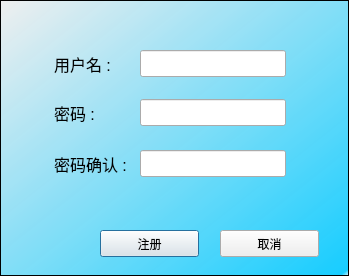
<?xml version="1.0" encoding="UTF-8"?>
<ui version="4.0">
 <class>RegisterDialog</class>
 <widget class="QDialog" name="RegisterDialog">
  <property name="geometry">
   <rect>
    <x>0</x>
    <y>0</y>
    <width>349</width>
    <height>276</height>
   </rect>
  </property>
  <property name="windowTitle">
   <string>Dialog</string>
  </property>
  <widget class="QPushButton" name="registerButton">
   <property name="geometry">
    <rect>
     <x>100</x>
     <y>230</y>
     <width>99</width>
     <height>27</height>
    </rect>
   </property>
   <property name="styleSheet">
    <string notr="true">border-image: url(:/pixmap/image/button.png);</string>
   </property>
   <property name="text">
    <string>注册</string>
   </property>
  </widget>
  <widget class="QPushButton" name="closeButton">
   <property name="geometry">
    <rect>
     <x>220</x>
     <y>230</y>
     <width>99</width>
     <height>27</height>
    </rect>
   </property>
   <property name="styleSheet">
    <string notr="true">border-image: url(:/pixmap/image/button.png);</string>
   </property>
   <property name="text">
    <string>取消</string>
   </property>
  </widget>
  <widget class="QLabel" name="pwconfirmlabel">
   <property name="geometry">
    <rect>
     <x>54</x>
     <y>150</y>
     <width>81</width>
     <height>27</height>
    </rect>
   </property>
   <property name="font">
    <font>
     <pointsize>12</pointsize>
    </font>
   </property>
   <property name="text">
    <string>密码确认 :</string>
   </property>
  </widget>
  <widget class="QLineEdit" name="pwConfirmlineEdit">
   <property name="geometry">
    <rect>
     <x>140</x>
     <y>150</y>
     <width>146</width>
     <height>27</height>
    </rect>
   </property>
   <property name="font">
    <font>
     <pointsize>12</pointsize>
    </font>
   </property>
  </widget>
  <widget class="QLineEdit" name="passwordlineEdit">
   <property name="geometry">
    <rect>
     <x>140</x>
     <y>99</y>
     <width>146</width>
     <height>27</height>
    </rect>
   </property>
   <property name="font">
    <font>
     <pointsize>12</pointsize>
    </font>
   </property>
  </widget>
  <widget class="QLabel" name="pwlabel">
   <property name="geometry">
    <rect>
     <x>54</x>
     <y>99</y>
     <width>41</width>
     <height>27</height>
    </rect>
   </property>
   <property name="font">
    <font>
     <pointsize>12</pointsize>
    </font>
   </property>
   <property name="text">
    <string>密码 :</string>
   </property>
  </widget>
  <widget class="QLineEdit" name="userNamelineEdit">
   <property name="geometry">
    <rect>
     <x>140</x>
     <y>50</y>
     <width>146</width>
     <height>27</height>
    </rect>
   </property>
   <property name="font">
    <font>
     <pointsize>12</pointsize>
    </font>
   </property>
  </widget>
  <widget class="QLabel" name="userNamelabel">
   <property name="geometry">
    <rect>
     <x>54</x>
     <y>50</y>
     <width>61</width>
     <height>27</height>
    </rect>
   </property>
   <property name="font">
    <font>
     <pointsize>12</pointsize>
    </font>
   </property>
   <property name="text">
    <string>用户名 :</string>
   </property>
  </widget>
  <widget class="QFrame" name="frame">
   <property name="geometry">
    <rect>
     <x>0</x>
     <y>0</y>
     <width>349</width>
     <height>276</height>
    </rect>
   </property>
   <property name="styleSheet">
    <string notr="true">background-color: qlineargradient(spread:pad, x1:1, y1:1, x2:0, y2:0, stop:0 rgba(255, 255, 255, 255), stop:0.0146341 rgba(24, 205, 255, 255), stop:1 rgba(255, 255, 255, 0));
</string>
   </property>
   <property name="frameShape">
    <enum>QFrame::StyledPanel</enum>
   </property>
   <property name="frameShadow">
    <enum>QFrame::Raised</enum>
   </property>
  </widget>
  <widget class="QLabel" name="waitinfo">
   <property name="geometry">
    <rect>
     <x>80</x>
     <y>190</y>
     <width>191</width>
     <height>21</height>
    </rect>
   </property>
   <property name="styleSheet">
    <string notr="true">border-image: url(:/pixmap/image/transparent.png);</string>
   </property>
   <property name="text">
    <string/>
   </property>
  </widget>
  <zorder>frame</zorder>
  <zorder>registerButton</zorder>
  <zorder>closeButton</zorder>
  <zorder>pwconfirmlabel</zorder>
  <zorder>pwConfirmlineEdit</zorder>
  <zorder>passwordlineEdit</zorder>
  <zorder>pwlabel</zorder>
  <zorder>userNamelineEdit</zorder>
  <zorder>userNamelabel</zorder>
  <zorder>waitinfo</zorder>
 </widget>
 <tabstops>
  <tabstop>userNamelineEdit</tabstop>
  <tabstop>passwordlineEdit</tabstop>
  <tabstop>pwConfirmlineEdit</tabstop>
  <tabstop>registerButton</tabstop>
  <tabstop>closeButton</tabstop>
 </tabstops>
 <resources/>
 <connections/>
</ui>
